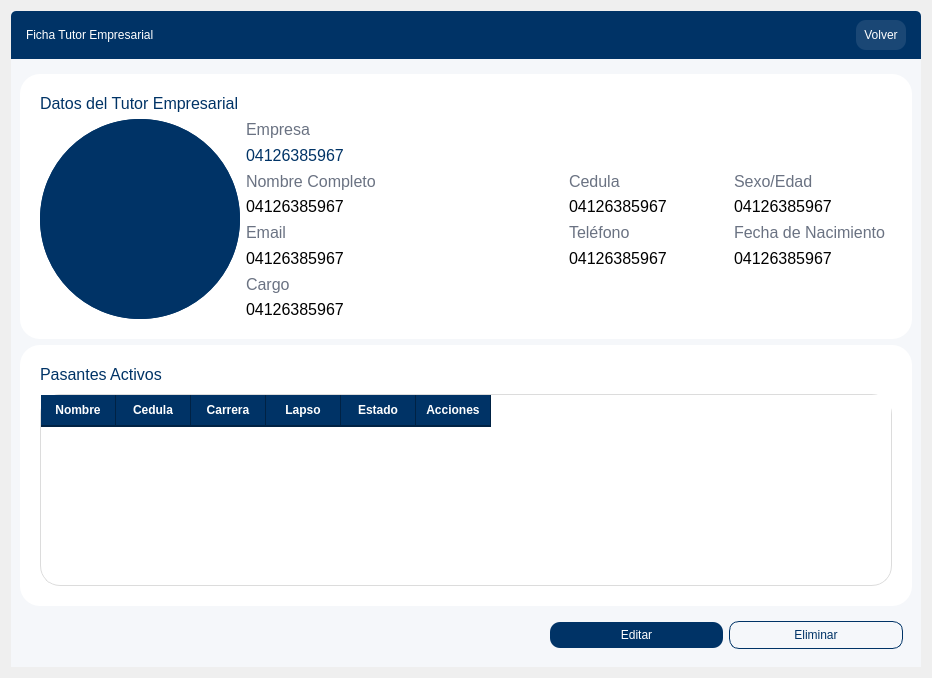
            <widget class="QWidget" name="page_9">
             <property name="styleSheet">
              <string notr="true">QFrame{
	background-color: rgb(245, 247, 250);
	border:none;
}</string>
             </property>
             <layout class="QGridLayout" name="gridLayout_5">
              <item row="0" column="0">
               <widget class="QFrame" name="frame_78">
                <property name="frameShape">
                 <enum>QFrame::Shape::StyledPanel</enum>
                </property>
                <property name="frameShadow">
                 <enum>QFrame::Shadow::Raised</enum>
                </property>
                <layout class="QVBoxLayout" name="verticalLayout_117" stretch="1,10">
                 <property name="leftMargin">
                  <number>0</number>
                 </property>
                 <property name="topMargin">
                  <number>0</number>
                 </property>
                 <property name="rightMargin">
                  <number>0</number>
                 </property>
                 <property name="bottomMargin">
                  <number>0</number>
                 </property>
                 <item>
                  <widget class="QFrame" name="frame_79">
                   <property name="styleSheet">
                    <string notr="true">QFrame{
	
	background-color: rgb(0, 51, 102);
	border-top-left-radius:5px;
	border-top-right-radius:5px;
}

#regresarButtonTE{
background-color:#1a4775;
color:#fff;
padding: 8px;
border-radius: 10px;
	font: 600 12pt &quot;Segoe UI&quot;;
}

QLabel{
color:#fff;
	font: 700 italic 16pt &quot;Segoe UI&quot;;
}</string>
                   </property>
                   <property name="frameShape">
                    <enum>QFrame::Shape::StyledPanel</enum>
                   </property>
                   <property name="frameShadow">
                    <enum>QFrame::Shadow::Raised</enum>
                   </property>
                   <layout class="QHBoxLayout" name="horizontalLayout_79">
                    <property name="leftMargin">
                     <number>15</number>
                    </property>
                    <property name="rightMargin">
                     <number>15</number>
                    </property>
                    <item>
                     <widget class="QLabel" name="label_111">
                      <property name="text">
                       <string>Ficha Tutor Empresarial</string>
                      </property>
                     </widget>
                    </item>
                    <item>
                     <spacer name="horizontalSpacer_47">
                      <property name="orientation">
                       <enum>Qt::Orientation::Horizontal</enum>
                      </property>
                      <property name="sizeHint" stdset="0">
                       <size>
                        <width>696</width>
                        <height>20</height>
                       </size>
                      </property>
                     </spacer>
                    </item>
                    <item>
                     <widget class="QPushButton" name="regresarButtonTE">
                      <property name="text">
                       <string>Volver</string>
                      </property>
                     </widget>
                    </item>
                   </layout>
                  </widget>
                 </item>
                 <item>
                  <widget class="QFrame" name="frame_80">
                   <property name="frameShape">
                    <enum>QFrame::Shape::StyledPanel</enum>
                   </property>
                   <property name="frameShadow">
                    <enum>QFrame::Shadow::Raised</enum>
                   </property>
                   <layout class="QVBoxLayout" name="verticalLayout_118" stretch="6,8,1">
                    <item>
                     <widget class="QFrame" name="frame_81">
                      <property name="styleSheet">
                       <string notr="true">QFrame{
background-color: rgb(255, 255, 255);
border-radius:20px;
color: rgb(0, 0, 0);
}


QLineEdit {
    border: 1px solid #ced4da;
    border-radius: 5px; 
    padding: 1px;
    padding-left: 35px;
    background: transparent;
    color: #ccc;
}

QComboBox{
    border: 1px solid #ced4da;
	
	color: rgb(0, 0, 0);
    border-radius: 5px;
    padding: 1px 10px;
    background-color: #f8f9fa;
}
QComboBox:on {
	color:#333333;
    border-bottom-left-radius: 0px;
    border-bottom-right-radius: 0px;
    background-color: #ffffff;
}</string>
                      </property>
                      <property name="frameShape">
                       <enum>QFrame::Shape::Box</enum>
                      </property>
                      <property name="frameShadow">
                       <enum>QFrame::Shadow::Sunken</enum>
                      </property>
                      <property name="lineWidth">
                       <number>2</number>
                      </property>
                      <layout class="QVBoxLayout" name="verticalLayout_119" stretch="1,7">
                       <property name="leftMargin">
                        <number>20</number>
                       </property>
                       <property name="topMargin">
                        <number>20</number>
                       </property>
                       <property name="rightMargin">
                        <number>20</number>
                       </property>
                       <property name="bottomMargin">
                        <number>20</number>
                       </property>
                       <item>
                        <widget class="QLabel" name="label_112">
                         <property name="font">
                          <font>
                           <pointsize>12</pointsize>
                           <fontweight>DemiBold</fontweight>
                          </font>
                         </property>
                         <property name="styleSheet">
                          <string notr="true">color: rgb(0, 51, 102);</string>
                         </property>
                         <property name="text">
                          <string>Datos del Tutor Empresarial</string>
                         </property>
                        </widget>
                       </item>
                       <item>
                        <layout class="QHBoxLayout" name="horizontalLayout_14">
                         <item>
                          <widget class="QFrame" name="frame_14">
                           <property name="styleSheet">
                            <string notr="true">background-color: rgb(0, 51, 102);

border-radius: 100px;
border: none;
min-width:200px;
min-height:200px;
max-width:200px;
max-height:200px;</string>
                           </property>
                           <property name="frameShape">
                            <enum>QFrame::Shape::StyledPanel</enum>
                           </property>
                           <property name="frameShadow">
                            <enum>QFrame::Shadow::Raised</enum>
                           </property>
                           <layout class="QGridLayout" name="gridLayout_8">
                            <property name="leftMargin">
                             <number>0</number>
                            </property>
                            <property name="topMargin">
                             <number>0</number>
                            </property>
                            <property name="rightMargin">
                             <number>0</number>
                            </property>
                            <property name="bottomMargin">
                             <number>0</number>
                            </property>
                            <item row="0" column="0">
                             <widget class="QLabel" name="perfil_E">
                              <property name="text">
                               <string/>
                              </property>
                              <property name="alignment">
                               <set>Qt::AlignmentFlag::AlignCenter</set>
                              </property>
                             </widget>
                            </item>
                           </layout>
                          </widget>
                         </item>
                         <item>
                          <layout class="QVBoxLayout" name="verticalLayout_120">
                           <item>
                            <layout class="QVBoxLayout" name="verticalLayout_121">
                             <item>
                              <widget class="QLabel" name="label_97">
                               <property name="font">
                                <font>
                                 <pointsize>12</pointsize>
                                 <fontweight>DemiBold</fontweight>
                                </font>
                               </property>
                               <property name="styleSheet">
                                <string notr="true">color: rgb(106, 114, 130);</string>
                               </property>
                               <property name="text">
                                <string>Empresa</string>
                               </property>
                              </widget>
                             </item>
                             <item>
                              <widget class="QLabel" name="empresaE">
                               <property name="font">
                                <font>
                                 <pointsize>12</pointsize>
                                 <fontweight>DemiBold</fontweight>
                                </font>
                               </property>
                               <property name="styleSheet">
                                <string notr="true">color: rgb(0, 51, 102);</string>
                               </property>
                               <property name="text">
                                <string>04126385967</string>
                               </property>
                              </widget>
                             </item>
                            </layout>
                           </item>
                           <item>
                            <layout class="QHBoxLayout" name="horizontalLayout_15" stretch="2,1,1">
                             <item>
                              <layout class="QVBoxLayout" name="verticalLayout_36">
                               <item>
                                <widget class="QLabel" name="label_96">
                                 <property name="font">
                                  <font>
                                   <pointsize>12</pointsize>
                                   <fontweight>DemiBold</fontweight>
                                  </font>
                                 </property>
                                 <property name="styleSheet">
                                  <string notr="true">color: rgb(106, 114, 130);</string>
                                 </property>
                                 <property name="text">
                                  <string>Nombre Completo</string>
                                 </property>
                                </widget>
                               </item>
                               <item>
                                <widget class="QLabel" name="nombre_completoE">
                                 <property name="font">
                                  <font>
                                   <pointsize>12</pointsize>
                                   <fontweight>DemiBold</fontweight>
                                  </font>
                                 </property>
                                 <property name="styleSheet">
                                  <string notr="true">color: #000;</string>
                                 </property>
                                 <property name="text">
                                  <string>04126385967</string>
                                 </property>
                                 <property name="wordWrap">
                                  <bool>true</bool>
                                 </property>
                                </widget>
                               </item>
                              </layout>
                             </item>
                             <item>
                              <layout class="QVBoxLayout" name="verticalLayout_37">
                               <item>
                                <widget class="QLabel" name="label_115">
                                 <property name="font">
                                  <font>
                                   <pointsize>12</pointsize>
                                   <fontweight>DemiBold</fontweight>
                                  </font>
                                 </property>
                                 <property name="styleSheet">
                                  <string notr="true">color: rgb(106, 114, 130);</string>
                                 </property>
                                 <property name="text">
                                  <string>Cedula</string>
                                 </property>
                                </widget>
                               </item>
                               <item>
                                <widget class="QLabel" name="cedulaE">
                                 <property name="font">
                                  <font>
                                   <pointsize>12</pointsize>
                                   <fontweight>DemiBold</fontweight>
                                  </font>
                                 </property>
                                 <property name="styleSheet">
                                  <string notr="true">color: #000;</string>
                                 </property>
                                 <property name="text">
                                  <string>04126385967</string>
                                 </property>
                                </widget>
                               </item>
                              </layout>
                             </item>
                             <item>
                              <layout class="QVBoxLayout" name="verticalLayout_38">
                               <item>
                                <widget class="QLabel" name="label_117">
                                 <property name="font">
                                  <font>
                                   <pointsize>12</pointsize>
                                   <fontweight>DemiBold</fontweight>
                                  </font>
                                 </property>
                                 <property name="styleSheet">
                                  <string notr="true">color: rgb(106, 114, 130);</string>
                                 </property>
                                 <property name="text">
                                  <string>Sexo/Edad</string>
                                 </property>
                                </widget>
                               </item>
                               <item>
                                <widget class="QLabel" name="sexEdadE">
                                 <property name="font">
                                  <font>
                                   <pointsize>12</pointsize>
                                   <fontweight>DemiBold</fontweight>
                                  </font>
                                 </property>
                                 <property name="styleSheet">
                                  <string notr="true">color: #000;</string>
                                 </property>
                                 <property name="text">
                                  <string>04126385967</string>
                                 </property>
                                </widget>
                               </item>
                              </layout>
                             </item>
                            </layout>
                           </item>
                           <item>
                            <layout class="QHBoxLayout" name="horizontalLayout_26" stretch="2,1,1">
                             <item>
                              <layout class="QVBoxLayout" name="verticalLayout_39">
                               <item>
                                <widget class="QLabel" name="label_119">
                                 <property name="font">
                                  <font>
                                   <pointsize>12</pointsize>
                                   <fontweight>DemiBold</fontweight>
                                  </font>
                                 </property>
                                 <property name="styleSheet">
                                  <string notr="true">color: rgb(106, 114, 130);</string>
                                 </property>
                                 <property name="text">
                                  <string>Email</string>
                                 </property>
                                </widget>
                               </item>
                               <item>
                                <widget class="QLabel" name="emailE">
                                 <property name="font">
                                  <font>
                                   <pointsize>12</pointsize>
                                   <fontweight>DemiBold</fontweight>
                                  </font>
                                 </property>
                                 <property name="styleSheet">
                                  <string notr="true">color: #000;</string>
                                 </property>
                                 <property name="text">
                                  <string>04126385967</string>
                                 </property>
                                </widget>
                               </item>
                              </layout>
                             </item>
                             <item>
                              <layout class="QVBoxLayout" name="verticalLayout_122">
                               <item>
                                <widget class="QLabel" name="label_121">
                                 <property name="font">
                                  <font>
                                   <pointsize>12</pointsize>
                                   <fontweight>DemiBold</fontweight>
                                  </font>
                                 </property>
                                 <property name="styleSheet">
                                  <string notr="true">color: rgb(106, 114, 130);</string>
                                 </property>
                                 <property name="text">
                                  <string>Teléfono</string>
                                 </property>
                                </widget>
                               </item>
                               <item>
                                <widget class="QLabel" name="tlfE">
                                 <property name="font">
                                  <font>
                                   <pointsize>12</pointsize>
                                   <fontweight>DemiBold</fontweight>
                                  </font>
                                 </property>
                                 <property name="styleSheet">
                                  <string notr="true">color: #000;</string>
                                 </property>
                                 <property name="text">
                                  <string>04126385967</string>
                                 </property>
                                </widget>
                               </item>
                              </layout>
                             </item>
                             <item>
                              <layout class="QVBoxLayout" name="verticalLayout_123">
                               <item>
                                <widget class="QLabel" name="label_123">
                                 <property name="font">
                                  <font>
                                   <pointsize>12</pointsize>
                                   <fontweight>DemiBold</fontweight>
                                  </font>
                                 </property>
                                 <property name="styleSheet">
                                  <string notr="true">color: rgb(106, 114, 130);</string>
                                 </property>
                                 <property name="text">
                                  <string>Fecha de Nacimiento</string>
                                 </property>
                                </widget>
                               </item>
                               <item>
                                <widget class="QLabel" name="fechaNE">
                                 <property name="font">
                                  <font>
                                   <pointsize>12</pointsize>
                                   <fontweight>DemiBold</fontweight>
                                  </font>
                                 </property>
                                 <property name="styleSheet">
                                  <string notr="true">color: #000;</string>
                                 </property>
                                 <property name="text">
                                  <string>04126385967</string>
                                 </property>
                                </widget>
                               </item>
                              </layout>
                             </item>
                            </layout>
                           </item>
                           <item>
                            <layout class="QVBoxLayout" name="verticalLayout_124">
                             <item>
                              <widget class="QLabel" name="label_124">
                               <property name="font">
                                <font>
                                 <pointsize>12</pointsize>
                                 <fontweight>DemiBold</fontweight>
                                </font>
                               </property>
                               <property name="styleSheet">
                                <string notr="true">color: rgb(106, 114, 130);</string>
                               </property>
                               <property name="text">
                                <string>Cargo</string>
                               </property>
                              </widget>
                             </item>
                             <item>
                              <widget class="QLabel" name="cargoE">
                               <property name="font">
                                <font>
                                 <pointsize>12</pointsize>
                                 <fontweight>DemiBold</fontweight>
                                </font>
                               </property>
                               <property name="styleSheet">
                                <string notr="true">color: #000;</string>
                               </property>
                               <property name="text">
                                <string>04126385967</string>
                               </property>
                              </widget>
                             </item>
                            </layout>
                           </item>
                          </layout>
                         </item>
                        </layout>
                       </item>
                      </layout>
                     </widget>
                    </item>
                    <item>
                     <widget class="QFrame" name="frame_82">
                      <property name="styleSheet">
                       <string notr="true">background-color: rgb(255, 255, 255);
border-radius:20px;
color: rgb(0, 0, 0);</string>
                      </property>
                      <property name="frameShape">
                       <enum>QFrame::Shape::Box</enum>
                      </property>
                      <property name="frameShadow">
                       <enum>QFrame::Shadow::Sunken</enum>
                      </property>
                      <property name="lineWidth">
                       <number>2</number>
                      </property>
                      <layout class="QVBoxLayout" name="verticalLayout_125">
                       <property name="spacing">
                        <number>10</number>
                       </property>
                       <property name="leftMargin">
                        <number>20</number>
                       </property>
                       <property name="topMargin">
                        <number>20</number>
                       </property>
                       <property name="rightMargin">
                        <number>20</number>
                       </property>
                       <property name="bottomMargin">
                        <number>20</number>
                       </property>
                       <item>
                        <widget class="QLabel" name="label_144">
                         <property name="font">
                          <font>
                           <pointsize>12</pointsize>
                           <fontweight>DemiBold</fontweight>
                          </font>
                         </property>
                         <property name="styleSheet">
                          <string notr="true">color: rgb(0, 51, 102);</string>
                         </property>
                         <property name="text">
                          <string>Pasantes Activos</string>
                         </property>
                        </widget>
                       </item>
                       <item>
                        <widget class="QTableWidget" name="tabla_PTE">
                         <property name="enabled">
                          <bool>true</bool>
                         </property>
                         <property name="styleSheet">
                          <string notr="true">/* 1. Estilo General de la Tabla */
QTableWidget {
    background-color: #ffffff;
    /* Color alterno para filas (efecto cebra) */
    alternate-background-color: #f4f6f9; 
    color: #2b2b2b;
    font-size: 14px;
    
    /* Borde exterior suave */
    border: 1px solid #dcdcdc;
    
    /* Color de las líneas de la cuadrícula más sutil */
    gridline-color: #e0e0e0;
}

/* 2. Estilo de los Ítems (Celdas) 
QTableWidget::item {
 
	padding:5px;
    border-bottom: 1px solid #f0f0f0;
}*/

/* 3. Estilo de Selección 
QTableWidget::item:selected {
    outline: 0; 
}*/

QTableWidget::item:hover {
    /* Opcional: un ligero gris al pasar el mouse por una celda no seleccionada */
    background-color: #e6eaf0;
    color: #000000;
}

/* 4. Estilo de los Encabezados (Header) */
QHeaderView::section {
    background-color: #003366;
    color: white;
    font-weight: bold; /* Negrita para destacar */
    padding: 6px;      /* Más altura al encabezado */
    border: none;      /* Sin bordes individuales feos */
    
    /* Separador sutil a la derecha */
    border-right: 1px solid #002244; 
    border-bottom: 2px solid #002244;
}

/* 5. La esquina superior izquierda (donde se cruzan los headers) */
QTableCornerButton::section {
    background-color: #003366;
    border: 1px solid #003366;
}</string>
                         </property>
                         <property name="editTriggers">
                          <set>QAbstractItemView::EditTrigger::NoEditTriggers</set>
                         </property>
                         <property name="showGrid">
                          <bool>true</bool>
                         </property>
                         <property name="sortingEnabled">
                          <bool>false</bool>
                         </property>
                         <property name="wordWrap">
                          <bool>false</bool>
                         </property>
                         <property name="cornerButtonEnabled">
                          <bool>true</bool>
                         </property>
                         <property name="rowCount">
                          <number>0</number>
                         </property>
                         <property name="setAlternatingRowColors" stdset="0">
                          <bool>true</bool>
                         </property>
                         <attribute name="horizontalHeaderCascadingSectionResizes">
                          <bool>true</bool>
                         </attribute>
                         <attribute name="horizontalHeaderMinimumSectionSize">
                          <number>20</number>
                         </attribute>
                         <attribute name="horizontalHeaderDefaultSectionSize">
                          <number>75</number>
                         </attribute>
                         <attribute name="horizontalHeaderHighlightSections">
                          <bool>true</bool>
                         </attribute>
                         <attribute name="horizontalHeaderShowSortIndicator" stdset="0">
                          <bool>false</bool>
                         </attribute>
                         <attribute name="horizontalHeaderStretchLastSection">
                          <bool>false</bool>
                         </attribute>
                         <attribute name="verticalHeaderVisible">
                          <bool>false</bool>
                         </attribute>
                         <attribute name="verticalHeaderCascadingSectionResizes">
                          <bool>false</bool>
                         </attribute>
                         <attribute name="verticalHeaderDefaultSectionSize">
                          <number>24</number>
                         </attribute>
                         <column>
                          <property name="text">
                           <string>Nombre</string>
                          </property>
                         </column>
                         <column>
                          <property name="text">
                           <string>Cedula</string>
                          </property>
                         </column>
                         <column>
                          <property name="text">
                           <string>Carrera</string>
                          </property>
                         </column>
                         <column>
                          <property name="text">
                           <string>Lapso</string>
                          </property>
                         </column>
                         <column>
                          <property name="text">
                           <string>Estado</string>
                          </property>
                         </column>
                         <column>
                          <property name="text">
                           <string>Acciones</string>
                          </property>
                         </column>
                        </widget>
                       </item>
                      </layout>
                     </widget>
                    </item>
                    <item>
                     <widget class="QFrame" name="frame_83">
                      <property name="frameShape">
                       <enum>QFrame::Shape::StyledPanel</enum>
                      </property>
                      <property name="frameShadow">
                       <enum>QFrame::Shadow::Raised</enum>
                      </property>
                      <layout class="QHBoxLayout" name="horizontalLayout_41" stretch="12,4,4">
                       <item>
                        <spacer name="horizontalSpacer_25">
                         <property name="orientation">
                          <enum>Qt::Orientation::Horizontal</enum>
                         </property>
                         <property name="sizeHint" stdset="0">
                          <size>
                           <width>507</width>
                           <height>20</height>
                          </size>
                         </property>
                        </spacer>
                       </item>
                       <item>
                        <widget class="QPushButton" name="editarE">
                         <property name="styleSheet">
                          <string notr="true">color: rgb(255, 255, 255);
background-color: rgb(0, 51, 102);
padding:6px;
font: 11pt &quot;Segoe UI&quot;;
border-radius:10px;</string>
                         </property>
                         <property name="text">
                          <string>Editar</string>
                         </property>
                        </widget>
                       </item>
                       <item>
                        <widget class="QPushButton" name="EliminarE">
                         <property name="styleSheet">
                          <string notr="true">color: rgb(0, 51, 102);
border: 1px solid #003366;
padding:6px;
font: 11pt &quot;Segoe UI&quot;;
border-radius:10px;</string>
                         </property>
                         <property name="text">
                          <string>Eliminar</string>
                         </property>
                        </widget>
                       </item>
                      </layout>
                     </widget>
                    </item>
                   </layout>
                  </widget>
                 </item>
                </layout>
               </widget>
              </item>
             </layout>
            </widget>
